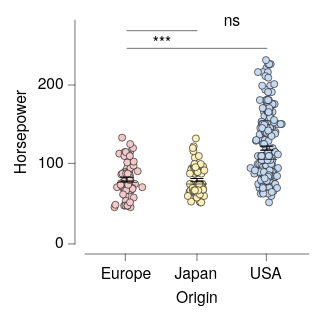

The specification (Vega-Lite) saved for this image:
### Vega-Lite specification from a JSON file in a GitHub repository (floating-point values rounded to 4 significant figures; data arrays with more than 128 entries replaced by an {"elided": "..."} marker saying what was removed)
{"background": null, "config": {"arc": {"fill": "#DBDBDB", "fillOpacity": 1.0, "innerRadius": 25.0, "padAngle": 0.03, "stroke": "black", "strokeOpacity": 1, "strokeWidth": 0.25}, "area": {"fill": "#DBDBDB", "fillOpacity": 1.0, "stroke": "black", "strokeOpacity": 1, "strokeWidth": 0.25}, "axis": {"domain": true, "domainCap": "round", "domainColor": "black", "domainWidth": 0.25, "grid": false, "gridCap": "round", "gridColor": "#F1F1F1", "gridDash": [0, 0], "gridOpacity": 1.0, "gridWidth": 0.25, "labelColor": "black", "labelFont": "HelveticaNeue", "labelFontSize": 7, "labelFontStyle": "normal", "labelFontWeight": 400, "offset": 4.5, "ticks": true, "tickCap": "round", "tickColor": "black", "tickSize": 3, "tickWidth": 0.25, "titleColor": "black", "titleFont": "HelveticaNeue", "titleFontSize": 7, "titleFontStyle": "normal", "titleFontWeight": 400}, "axisX": {"domain": true, "labelAlign": "center", "labelAngle": 0, "labels": true, "ticks": true, "translate": 0}, "axisY": {"domain": true, "labelAlign": "right", "labelAngle": 0, "labels": true, "ticks": true, "translate": 0}, "axisRight": {"domain": true, "labelAlign": "left", "labelAngle": 0, "labels": true, "ticks": true, "translate": 0}, "axisTop": {"domain": true, "labelAlign": "center", "labelAngle": 0, "labels": true, "ticks": true, "translate": 0}, "bar": {"fill": "#DBDBDB", "fillOpacity": 1.0, "stroke": "black", "strokeOpacity": 1, "strokeWidth": 0.25}, "boxplot": {"size": 9.0, "ticks": {"cornerRadius": 0.25, "fill": "black", "size": 4.5, "thickness": 0.25}, "box": {"fillOpacity": 1.0, "stroke": "black", "strokeOpacity": 1, "strokeWidth": 0.25}, "median": {"fill": "black", "fillOpacity": 1.0, "size": 9.0, "thickness": 0.25}, "rule": {"fill": "black", "fillOpacity": 1.0, "size": 10.0, "stroke": "black", "strokeDash": [0, 0], "strokeOpacity": 1, "strokeWidth": 0.25}, "outliers": {"color": "black", "fill": "black", "fillOpacity": 1.0, "size": 0, "stroke": "black", "strokeOpacity": 1, "strokeWidth": 0.25}}, "circle": {"fill": "black", "fillOpacity": 1.0, "size": 0.5, "stroke": "black", "strokeOpacity": 1, "strokeWidth": 0.25}, "errorband": {"band": {"fillOpacity": 0.6, "stroke": null, "strokeWidth": 0.25, "strokeOpacity": 1}, "borders": {"opacity": 0, "strokeOpacity": 0.25, "strokeWidth": 1}}, "errorbar": {"opacity": 1, "rule": {"strokeDash": [0, 0], "strokeWidth": 0.5}, "ticks": {"color": "black", "cornerRadius": 0.25, "opacity": 1, "size": 6.0, "thickness": 0.5}, "thickness": 0.5}, "font": "HelveticaNeue", "geoshape": {"fill": "#DBDBDB", "fillOpacity": 1.0, "stroke": "black", "strokeOpacity": 1, "strokeWidth": 0.25}, "header": {"labelColor": "black", "labelFont": "HelveticaNeue", "labelFontSize": 7, "labelFontStyle": "normal", "labelFontWeight": 400, "titleColor": "black", "titleFont": "HelveticaNeue", "titleFontSize": 7, "titleFontStyle": "normal", "titleFontWeight": 400, "titlePadding": 0}, "legend": {"disable": false, "offset": 4.5, "gradientLength": 50.0, "gradientThickness": 5.0, "gradientOpacity": 1.0, "gradientStrokeColor": "black", "gradientStrokeWidth": 0.25, "labelColor": "black", "labelFont": "HelveticaNeue", "labelFontSize": 7, "labelFontStyle": "normal", "labelFontWeight": 400, "strokeColor": "black", "strokeWidth": 0, "symbolSize": 42, "symbolStrokeColor": "black", "symbolStrokeWidth": 0.25, "titleColor": "black", "titleFont": "HelveticaNeue", "titleFontSize": 7, "titleFontStyle": "normal", "titleFontWeight": 400}, "line": {"color": "black", "stroke": "black", "strokeCap": "round", "strokeDash": [0, 0], "strokeOpacity": 1, "strokeWidth": 0.375}, "point": {"filled": true, "fill": "#DBDBDB", "fillOpacity": 1.0, "size": 5.0, "stroke": "black", "strokeOpacity": 1, "strokeWidth": 0.25}, "range": {"category": ["#C6D9F1", "#F1C9CB", "#FEF0B9", "#CEE37A", "#7AA8E0", "#E589A3", "#FDDD5D", "#68B961", "#4177B1", "#C35082", "#E5C227", "#438156"], "diverging": {"scheme": ["#C35082", "#CE6D94", "#D989A7", "#E2A4BA", "#EABFCE", "#F1DBE2", "#F6F6F6", "#D7E0EB", "#B9CBE0", "#9BB6D5", "#7DA1C9", "#5F8CBD", "#4177B1"]}, "heatmap": {"scheme": ["#DFE9F7", "#C6D9F1", "#ADC8EC", "#94B8E6", "#7AA8E0", "#6097DA", "#4D87CA", "#4177B1", "#386898", "#2F597F", "#264A69", "#1D3A58"]}, "ordinal": {"scheme": ["#F1F1F1", "#DBDBDB", "#C6C6C6", "#B2B2B2", "#9D9D9D", "#898989", "#767676", "#636363", "#515151", "#404040", "#2F2F2F", "#1F1F1F"]}, "ramp": {"scheme": ["#DFE9F7", "#C6D9F1", "#ADC8EC", "#94B8E6", "#7AA8E0", "#6097DA", "#4D87CA", "#4177B1", "#386898", "#2F597F", "#264A69", "#1D3A58"]}}, "rule": {"color": "black", "stroke": "black", "strokeCap": "round", "strokeDash": [2, 2], "strokeOpacity": 1, "strokeWidth": 0.25}, "scale": {"bandPaddingInner": 0.1, "bandPaddingOuter": 0.1, "round": false}, "rect": {"fill": "#DBDBDB", "fillOpacity": 1.0, "stroke": "black", "strokeOpacity": 1, "strokeWidth": 0.25}, "square": {"fill": "#DBDBDB", "fillOpacity": 1.0, "size": 10.0, "stroke": "black", "strokeOpacity": 1, "strokeWidth": 0.25}, "text": {"color": "black", "font": "HelveticaNeue", "fontSize": 7, "fontStyle": "normal", "fontWeight": 400}, "title": {"anchor": "middle", "frame": "group", "color": "black", "font": "HelveticaNeue", "fontSize": 7, "fontStyle": "normal", "fontWeight": 400, "subtitleColor": "black", "subtitleFont": "HelveticaNeue", "subtitleFontSize": "HelveticaNeue", "subtitleFontStyle": "normal", "subtitleFontWeight": 400}, "view": {"continuousWidth": 100, "continuousHeight": 100, "discreteWidth": 100, "discreteHeight": 100, "fill": null, "stroke": null, "strokeWidth": 0.25}}, "layer": [{"data": {"name": "data-53eecb024a78fdc2be808dcfdc3af7a2"}, "mark": {"type": "circle", "opacity": 1.0, "size": 10.0}, "encoding": {"color": {"field": "Origin", "legend": null, "sort": ["USA", "Europe", "Japan"], "title": null, "type": "nominal"}, "x": {"axis": {}, "field": "Origin", "sort": ["USA", "Europe", "Japan"], "title": "Origin", "type": "nominal"}, "xOffset": {"field": "jitter_x", "scale": {"domain": [-7.33, 7.33], "range": [5.17, 19.83]}, "type": "quantitative"}, "y": {"field": "Horsepower", "title": "Horsepower", "type": "quantitative"}}}, {"data": {"name": "data-f646dedd73c3a42809d73cd3edf12c77"}, "mark": {"type": "errorbar"}, "encoding": {"x": {"axis": {}, "field": "Origin", "sort": ["USA", "Europe", "Japan"], "title": "Origin", "type": "nominal"}, "y": {"field": "__mean", "title": "Horsepower", "type": "quantitative"}, "yError": {"field": "__error"}}}, {"data": {"name": "data-53eecb024a78fdc2be808dcfdc3af7a2"}, "mark": {"type": "boxplot", "box": {"fillOpacity": 0, "strokeOpacity": 0}, "outliers": {"opacity": 0}, "rule": {"strokeOpacity": 0}, "ticks": false}, "encoding": {"x": {"axis": {}, "field": "Origin", "sort": ["USA", "Europe", "Japan"], "title": "Origin", "type": "nominal"}, "y": {"field": "Horsepower", "title": "Horsepower", "type": "quantitative"}}}, {"layer": [{"layer": [{"data": {"values": [{"x": "USA", "x2": "Europe", "y": 244.7, "__dysonsphere__": 1}]}, "mark": {"type": "rule", "strokeCap": "round", "strokeDash": [0, 0], "strokeWidth": 0.25}, "encoding": {"x": {"field": "x", "type": "nominal"}, "x2": {"field": "x2"}, "y": {"field": "y", "type": "quantitative"}}}, {"data": {"values": [{"y": 244.7, "label": "***", "__dysonsphere__": 1}]}, "mark": {"type": "text", "align": "center", "dy": -2, "fontSize": 7}, "encoding": {"text": {"field": "label", "type": "nominal"}, "x": {"value": 34.38}, "y": {"field": "y", "type": "quantitative"}}}]}, {"layer": [{"data": {"values": [{"x": "Europe", "x2": "Japan", "y": 266.8, "__dysonsphere__": 1}]}, "mark": {"type": "rule", "strokeCap": "round", "strokeDash": [0, 0], "strokeWidth": 0.25}, "encoding": {"x": {"field": "x", "type": "nominal"}, "x2": {"field": "x2"}, "y": {"field": "y", "type": "quantitative"}}}, {"data": {"values": [{"y": 266.8, "label": "ns", "__dysonsphere__": 1}]}, "mark": {"type": "text", "align": "center", "dy": -4, "fontSize": 7}, "encoding": {"text": {"field": "label", "type": "nominal"}, "x": {"value": 65.62}, "y": {"field": "y", "type": "quantitative"}}}]}], "name": "__dysonsphere_b436400c65af7abb_3"}], "$schema": "https://vega.github.io/schema/vega-lite/v6.4.1.json", "datasets": {"data-53eecb024a78fdc2be808dcfdc3af7a2": {"elided": "400 records"}, "data-f646dedd73c3a42809d73cd3edf12c77": [{"Origin": "USA", "__mean": 119.9, "__error": 2.529, "__dysonsphere__": 1}, {"Origin": "Japan", "__mean": 79.84, "__error": 2.005, "__dysonsphere__": 1}, {"Origin": "Europe", "__mean": 81.0, "__error": 2.47, "__dysonsphere__": 1}]}}
